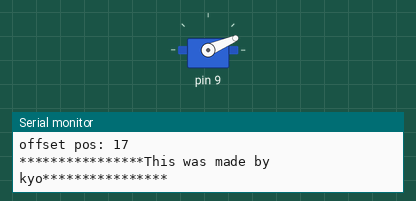
The sketch below on a simulated Arduino Uno, built with avr-gcc and run on an emulated ATmega328P. On the bench: servo, the last lines printed to the serial monitor.

Above: at 1.5 s.
At 2.65 s:
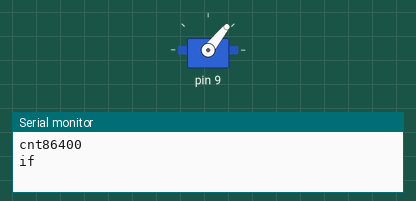
At 2.8 s:
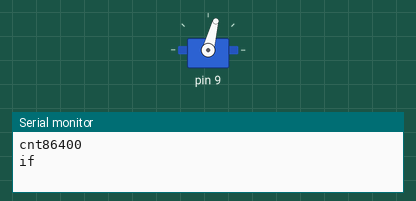
At 3.15 s:
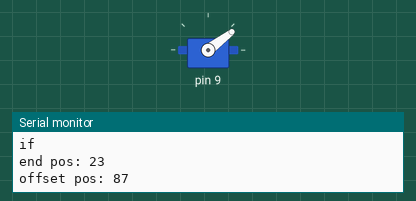
Timing chart, 0 to 7.7 s (numbered marks = the images above):
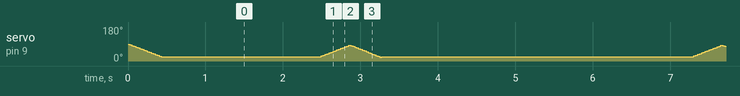

The sketch:

fish_feeder.ino
```cpp
#include <Servo.h>
#include "Sweeper.h"

int closePos = 84 ; //90 go down this num for less food.
int openPos = 20; //50
long cnt = 0L;
byte times = 1;

Sweeper sw(25,openPos,closePos);

void setup() {
  // put your setup code here, to run once:

  Serial.begin(9600);
  sw.Attach(9);
  sw.sweepTo(openPos);
  cnt = 86400L;
  Serial.println("****************This was made by kyo****************");
  delay(1000);
}

void feed(){
  sw.sweepTo(closePos);
  sw.sweepTo(openPos);
}

void loop() {
  // put your main code here, to run repeatedly:
  delay(1000);
  Serial.print("cnt");
  Serial.println(cnt);

  if(cnt == 86400L){
    Serial.println("if");
    cnt = 86396L;
    for(byte i = 1; i <= times ; i++){
      feed();
    }
  }
  cnt++;
  //feed();
}
```

Sweeper.h
```cpp
#ifndef Sweeper_h
#define Sweeper_h

#include "Arduino.h"

class Sweeper
{
  Servo servo;              // the servo
  byte pos;              // current servo position
  byte increment;        // increment to move for each interval
  byte  in;           //
  int  updateInterval;      // interval between updates
  unsigned long lastUpdate; // last update of position
  byte openPos;
  byte endPos;


  public: Sweeper() {}
  public:
  Sweeper(int interval, byte openPosition, byte endPosition)
  {
    updateInterval = interval;
    increment = 4;
    openPos  = openPosition;
    endPos  = endPosition;
  }

  void Attach(int pin) { servo.attach(pin);}

  void Detach() { servo.detach();}

  int readPos() {return servo.read();}

  void Update()
  {
    if((millis() - lastUpdate) > updateInterval)  // time to update
    {
      lastUpdate = millis();
      pos += increment;
      servo.write(pos);
      Serial.println(pos);
      if ((pos >= 180) || (pos <= 0)) // end of sweep
      {
        // reverse direction
        increment = -increment;
      }
    }
  }

  void sweepTo(int Npos)//open
  {
    int in = 1;
    pos = servo.read();
    in = Npos > pos ? increment : -increment;
    int offSet = Npos > pos ? 3 : -3;
    for (int i = pos; Npos > pos ? i <= Npos : i >= Npos ; i += in)
    {
      servo.write(i);
      delay(updateInterval);
    }

    servo.write(Npos - offSet);

   // posRead = servo.read();
    Serial.print(F("end pos: "));
    Serial.println(pos);
    Serial.print(F("offset pos: "));
    Serial.println(Npos + offSet);
  }

  boolean sweepTo(byte Npos)
  {
    if((millis() - lastUpdate) > updateInterval)  // time to update
    {
      lastUpdate = millis();
      pos = servo.read();
      in = Npos > pos ? increment : -increment;
      pos += in;
      servo.write(pos);
      Serial.println(pos);
      if ((pos >= Npos - increment) && (pos <= Npos + increment)) // end of sweep
      {
        return (false);
      }else{
        return (true);
      }
    }
  }
};

#endif
```
